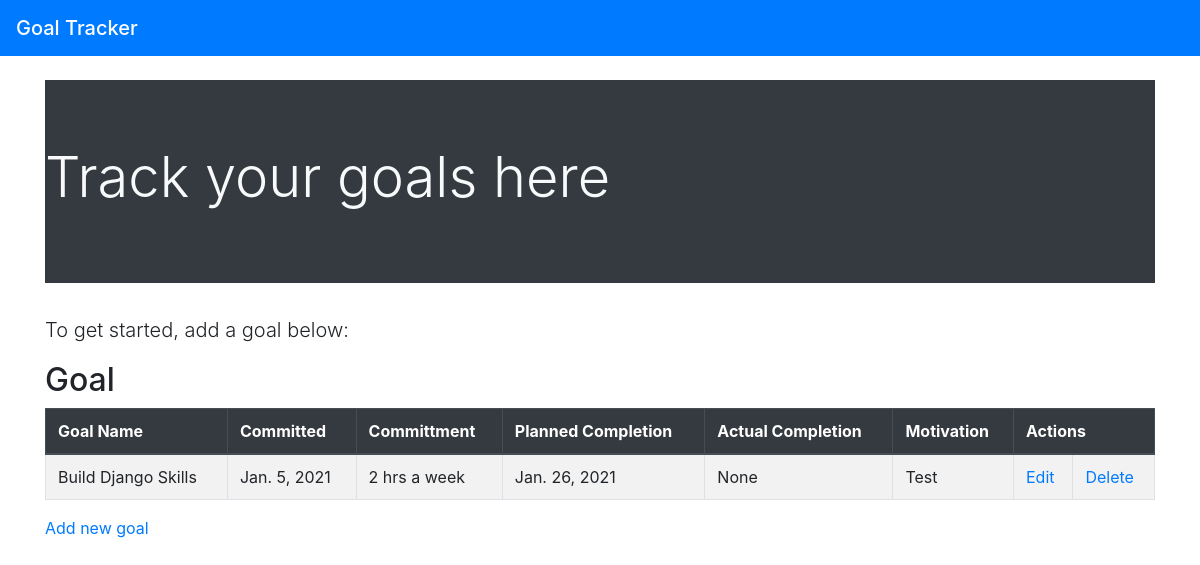
/goals/ (signed in), run on the app's committed database.
### goals/models.py (models this page shows, shortened)
class Goal(models.Model):
    user = models.ForeignKey(User, on_delete=models.CASCADE)
    name = models.CharField(max_length=100)
    commitment_date = models.DateField(auto_now_add=True)
    committed_effort = models.CharField(max_length=100)
    planned_completion_date = models.DateField()
    actual_completion_date = models.DateField(blank=True,null=True)
    motivation = models.TextField()

### goals/views.py (the view)
# urls.py: path('goals/', login_required(GoalList.as_view()), name='goal-list'),
class GoalList(ListView):
    model = Goal
    def get_queryset(self):
        return Goal.objects.filter(user=self.request.user)

### templates/goals/goal_list.html
{% extends "base.html" %}
{% block content %}
    <h2>Goal</h2>
    <table class="table table-striped table-bordered">
    <thead class="thead-dark">
        <th>Goal Name</th>
        <th>Committed</th>
        <th>Committment</th>
        <th>Planned Completion</th>
        <th>Actual Completion</th>
        <th>Motivation</th>
        <th colspan=2>Actions</th>
    </thead>
    <tbody>
        {% for goal in object_list %}
        <tr>
            <td>{{ goal.name }}</td>
            <td>{{ goal.commitment_date }}</td>
            <td>{{ goal.committed_effort }} </td>
            <td>{{ goal.planned_completion_date }}</td>
            <td>{{ goal.actual_completion_date }}</td>
            <td>{{ goal.motivation }}</td>
            <td><a href="{% url 'goal-update' pk=goal.id %}">Edit</a></td>
            <td><a href="{% url 'goal-delete' pk=goal.id %}">Delete</a></td>
        </tr>
        {% endfor %}
    </tbody>
    </table>
    <a href="{% url 'goal-create' %}">Add new goal</a>
{% endblock %}

### data on the page
Goal: name "Build Django Skills", commitment_date "Jan. 5, 2021", committed_effort "2 hrs a week", planned_completion_date "Jan. 26, 2021", actual_completion_date "None", motivation "Test"
